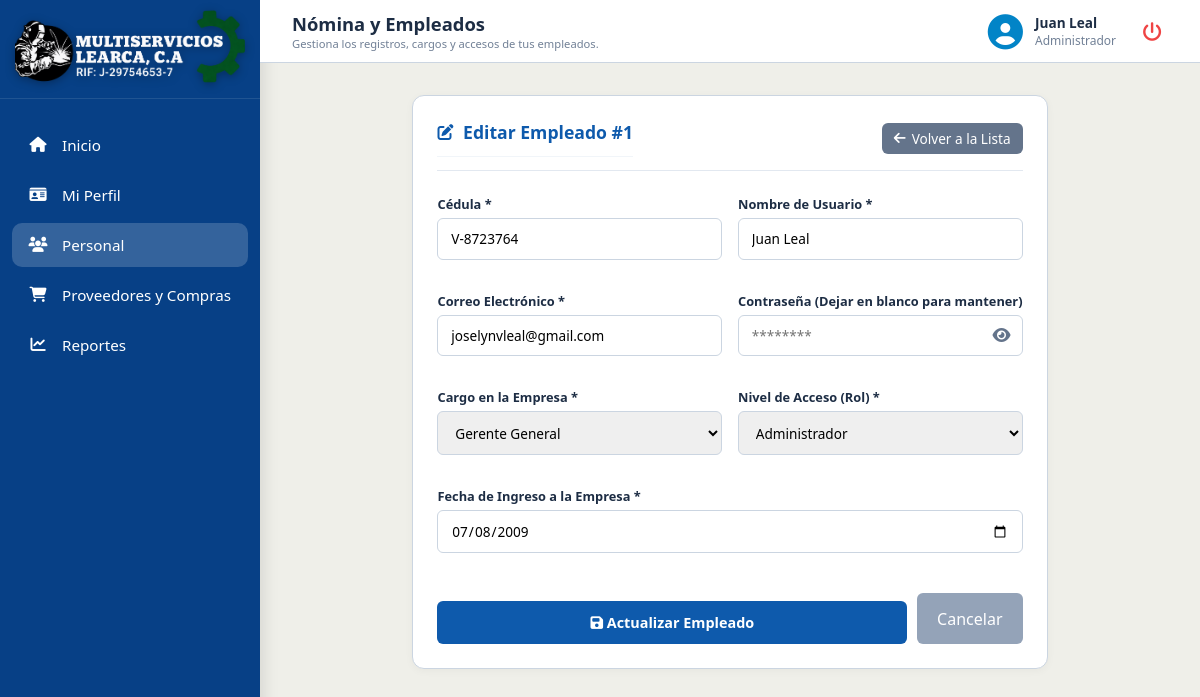
The app's page /dashboard.php?seccion=empleados&editar=1 (signed in) with its own data.
### tables this page shows
CREATE TABLE `usuarios` (
  `id_usuario` int(11) NOT NULL,
  `cedula` varchar(20) NOT NULL,
  `id_rol` int(11) DEFAULT NULL,
  `username` varchar(50) NOT NULL,
  `email` varchar(100) DEFAULT NULL,
  `password` varchar(500) NOT NULL,
  `cargo` varchar(100) DEFAULT NULL,
  `fecha_ingreso` timestamp NOT NULL DEFAULT current_timestamp(),
  `estado` tinyint(4) DEFAULT 1,
  `codigo_recuperacion` varchar(6) DEFAULT NULL,
  `token_expiracion` datetime DEFAULT NULL,
  `avatar` varchar(255) DEFAULT NULL
);

### dashboard.php (the view, shortened to what this page needs)
<?php
require_once 'conexion.php';
$modo_edicion = false;
$registro_actual = [
    'id_usuario' => '',
    'cedula' => '',
    'username' => '',
    'email' => '',
    'cargo' => '',
    'id_rol' => '',
    'fecha_ingreso' => date('Y-m-d')
];
$cargos_empresa = [
    'Gerente General',
    'Gerente Operaciones',
    'Gerente Administrativo',
    'Asistente Administrativo',
    'Supervisor',
    'Mecánico',
    'Ayudante Mecánico',
    'Electricista',
    'Ayudante Electricista',
    'Obrero'
];
if (isset($_GET['editar'])) {
    if (isset($_SESSION['nombre_rol']) && $_SESSION['nombre_rol'] === 'Administrador') {
        $id_editar = $_GET['editar'];
        $stmt_edit = $pdo->prepare("SELECT * FROM usuarios WHERE id_usuario = ?");
        $stmt_edit->execute([$id_editar]);
        $resultado_edit = $stmt_edit->fetch();
        if ($resultado_edit) {
            $modo_edicion = true;
            $registro_actual = $resultado_edit;
        }
    }
}
?>
<!DOCTYPE html>
<html lang="es">
<head>
    <link rel="stylesheet" href="assets/css/estilos.css">
    <link rel="stylesheet" href="https://cdnjs.cloudflare.com/ajax/libs/font-awesome/6.4.0/css/all.min.css">
</head>
<body class="dashboard-body">
    <div class="app-layout">
        <aside class="sidebar">
            <div>
                <div class="sidebar-header" style="text-align: center; padding: 0.5rem 0.5rem 0.8rem 0.5rem;">
                    <img src="assets/img/logo_learca.png" alt="Logo Learca" style="width: 230px; height: 80px; object-fit: contain; margin-bottom: -0.5rem; filter: drop-shadow(0 2px 5px rgba(0,0,0,0.3));">
                </div>
                <nav class="sidebar-menu">
                    <a href="dashboard.php?seccion=inicio" class="menu-link-custom <?php echo (!isset($_GET['seccion']) || $_GET['seccion'] === 'inicio') ? 'active' : ''; ?>">
                        <i class="fa-solid fa-house" style="width: 20px; text-align: center;"></i>
                        <span>Inicio</span>
                    </a>
                    <a href="dashboard.php?seccion=perfil" class="menu-link-custom <?php echo (isset($_GET['seccion']) && $_GET['seccion'] === 'perfil') ? 'active' : ''; ?>">
                        <i class="fa-solid fa-id-card" style="width: 20px; text-align: center;"></i>
                        <span>Mi Perfil</span>
                    </a>
                    <a href="dashboard.php?seccion=empleados" class="menu-link-custom <?php echo (isset($_GET['seccion']) && $_GET['seccion'] === 'empleados') ? 'active' : ''; ?>">
                        <i class="fa-solid fa-users" style="width: 20px; text-align: center;"></i>
                        <span>Personal</span>
                    </a>
                    <a href="dashboard.php?seccion=proveedores" class="menu-link-custom <?php echo (isset($_GET['seccion']) && $_GET['seccion'] === 'proveedores') ? 'active' : ''; ?>">
                        <i class="fa-solid fa-cart-shopping" style="width: 20px; text-align: center;"></i>
                        <span>Proveedores y Compras</span>
                    </a>
                    <a href="dashboard.php?seccion=reportes" class="menu-link-custom <?php echo (isset($_GET['seccion']) && $_GET['seccion'] === 'reportes') ? 'active' : ''; ?>">
                        <i class="fa-solid fa-chart-line" style="width: 20px; text-align: center;"></i>
                        <span>Reportes</span>
                    </a>
                </nav>
            </div>
        </aside>
        <main class="main-wrapper">
            <header class="top-navbar">
                <div class="nav-title">
                    <h2><?php
                        if (isset($_GET['seccion']) && $_GET['seccion'] === 'empleados') {
                            echo 'Nómina y Empleados';
                        } elseif (isset($_GET['seccion']) && $_GET['seccion'] === 'proveedores') {
                            echo 'Directorio de Proveedores';
                        } elseif (isset($_GET['seccion']) && $_GET['seccion'] === 'reportes') {
                            echo 'Panel de Estadísticas y Reportes';
                        } elseif (isset($_GET['seccion']) && $_GET['seccion'] === 'gestion') {
                            echo 'Entidad de Gestión y Control';
                        } elseif (isset($_GET['seccion']) && $_GET['seccion'] === 'perfil') {
                            echo 'Mi Perfil Corporativo';
                        } else {
                            echo 'Portal Institucional';
                        }
                    ?></h2>
                    <p><?php
                        if (isset($_GET['seccion']) && $_GET['seccion'] === 'empleados') {
                            echo 'Gestiona los registros, cargos y accesos de tus empleados.';
                        } elseif (isset($_GET['seccion']) && $_GET['seccion'] === 'proveedores') {
                            echo 'Controla y hazle seguimiento a tus proveedores activos para la contratación y servicios.';
                        } elseif (isset($_GET['seccion']) && $_GET['seccion'] === 'reportes') {
                            echo 'Visualiza los indicadores generales y descarga los reportes oficiales en PDF.';
                        } elseif (isset($_GET['seccion']) && $_GET['seccion'] === 'gestion') {
                            echo 'Registro de bitácora y trazabilidad de operaciones del sistema.';
                        } elseif (isset($_GET['seccion']) && $_GET['seccion'] === 'perfil') {
                            echo 'Consulta los datos de tu cuenta, cargo asignado y tiempo en la empresa.';
                        } else {
                            echo 'Información general e identidad corporativa.';
                        }
                    ?></p>
                </div>
                <div class="user-profile">
                    <?php if (!empty($_SESSION['avatar']) && file_exists($_SESSION['avatar'])): ?>
                        <img src="<?php echo htmlspecialchars($_SESSION['avatar']); ?>" alt="Avatar" style="width: 38px; height: 38px; border-radius: 50%; object-fit: cover; border: 1.5px solid #0284C7;">
                    <?php else: ?>
                        <i class="fa-solid fa-circle-user avatar-icon" style="font-size: 2.2rem; color: #0284C7;"></i>
                    <?php endif; ?>
                    <div class="user-info">
                        <strong><?php echo htmlspecialchars($_SESSION['username'] ?? 'Usuario'); ?></strong>
                        <span><?php echo htmlspecialchars($_SESSION['nombre_rol'] ?? 'Operativo'); ?></span>
                    </div>
                    <a href="logout.php" class="btn-logout" title="Cerrar Sesión">
                        <i class="fa-solid fa-power-off"></i>
                    </a>
                </div>
            </header>
            <div class="content-body" style="display: flex; flex-direction: column;">
                <?php
                $seccion = $_GET['seccion'] ?? 'inicio';
                if ($seccion === 'inicio') {
                    if (file_exists('inicio.php')) {
                        include 'inicio.php';
                    } else {
                        echo '<div class="alert-success-custom">Error: No se encontró el archivo inicio.php</div>';
                    }
                } elseif ($seccion === 'perfil') {
                    if (file_exists('perfil.php')) {
                        include 'perfil.php';
                    } else {
                        echo '<div class="alert-success-custom">Error: No se encontró el archivo perfil.php</div>';
                    }
                } elseif ($seccion === 'empleados') {
                    $vista_registro = (isset($_GET['accion']) && $_GET['accion'] === 'nuevo') || isset($_GET['editar']);
                ?>
                    <?php if ($vista_registro && isset($_SESSION['nombre_rol']) && $_SESSION['nombre_rol'] === 'Administrador'): ?>
                        <section class="panel-card" style="max-width: 800px; margin: 0 auto;">
                            <div style="display: flex; justify-content: space-between; align-items: center; margin-bottom: 1.5rem; border-bottom: 1px solid #E2E8F0; padding-bottom: 0.8rem;">
                                <div class="card-header-title" style="margin-bottom: 0;">
                                    <i class="fa-solid <?php echo $modo_edicion ? 'fa-pen-to-square' : 'fa-user-plus'; ?>"></i>
                                    <h3><?php echo $modo_edicion ? 'Editar Empleado #' . $registro_actual['id_usuario'] : 'Registrar Nuevo Empleado'; ?></h3>
                                </div>
                                <a href="dashboard.php?seccion=empleados" style="padding: 6px 12px; background: #64748B; color: white; border-radius: 6px; text-decoration: none; font-size: 0.85rem; display: flex; align-items: center; gap: 6px;">
                                    <i class="fa-solid fa-arrow-left"></i> Volver a la Lista
                                </a>
                            </div>
                            <form action="dashboard.php?seccion=empleados" method="POST" class="form-styled">
                                <div style="display: grid; grid-template-columns: repeat(2, 1fr); gap: 1rem;">
                                    <div class="form-group-custom">
                                        <label for="cedula">Cédula *</label>
                                        <input type="text" id="cedula" name="cedula" value="<?php echo htmlspecialchars($registro_actual['cedula'] ?? ''); ?>" placeholder="Ej. V-12345678" required>
                                    </div>
                                    <div class="form-group-custom">
                                        <label for="username">Nombre de Usuario *</label>
                                        <input type="text" id="username" name="username" value="<?php echo htmlspecialchars($registro_actual['username']); ?>" placeholder="Ej. jleal" required>
                                    </div>
                                    <div class="form-group-custom">
                                        <label for="email">Correo Electrónico *</label>
                                        <input type="email" id="email" name="email" value="<?php echo htmlspecialchars($registro_actual['email']); ?>" placeholder="empleado@learca.com" required>
                                    </div>
                                    <div class="form-group-custom">
                                        <label for="password">Contraseña <?php echo $modo_edicion ? '(Dejar en blanco para mantener)' : '*'; ?></label>
                                        <div class="password-container">
                                            <input type="password" id="password" name="password" placeholder="********" <?php echo $modo_edicion ? '' : 'required'; ?>>
                                            <button type="button" class="toggle-password" onclick="togglePasswordVisibility()">
                                                <i class="fa-solid fa-eye" id="eye-icon"></i>
                                            </button>
                                        </div>
                                    </div>
                                    <div class="form-group-custom">
                                        <label for="cargo">Cargo en la Empresa *</label>
                                        <select id="cargo" name="cargo" class="form-control" required style="width: 100%; padding: 0.65rem 0.8rem; border: 1px solid var(--border-color); border-radius: 6px; font-size: 0.85rem;">
                                            <?php foreach ($cargos_empresa as $c): ?>
                                                <option value="<?php echo $c; ?>" <?php echo ($registro_actual['cargo'] === $c) ? 'selected' : ''; ?>>
                                                    <?php echo $c; ?>
                                                </option>
                                            <?php endforeach; ?>
                                        </select>
                                    </div>
                                    <div class="form-group-custom">
                                        <label for="id_rol">Nivel de Acceso (Rol) *</label>
                                        <select id="id_rol" name="id_rol" class="form-control" required style="width: 100%; padding: 0.65rem 0.8rem; border: 1px solid var(--border-color); border-radius: 6px; font-size: 0.85rem;">
                                            <option value="1" <?php echo ($registro_actual['id_rol'] == 1) ? 'selected' : ''; ?>>Administrador</option>
                                        </select>
                                    </div>
                                    <div class="form-group-custom" style="grid-column: span 2;">
                                        <label for="fecha_ingreso">Fecha de Ingreso a la Empresa *</label>
                                        <input type="date" id="fecha_ingreso" name="fecha_ingreso" value="<?php echo htmlspecialchars(!empty($registro_actual['fecha_ingreso']) ? date('Y-m-d', strtotime($registro_actual['fecha_ingreso'])) : date('Y-m-d')); ?>" class="form-control" required style="width: 100%; padding: 0.65rem 0.8rem; border: 1px solid var(--border-color); border-radius: 6px; font-size: 0.85rem;">
                                    </div>
                                </div>
                                <div class="form-actions-flex" style="display: flex; gap: 10px; margin-top: 1.5rem;">
                                    <button type="submit" class="btn-submit-action" style="flex: 1;">
                                        <i class="fa-solid <?php echo $modo_edicion ? 'fa-floppy-disk' : 'fa-user-plus'; ?>"></i>
                                        <?php echo $modo_edicion ? 'Actualizar Empleado' : 'Guardar Empleado'; ?>
                                    </button>
                                    <a href="dashboard.php?seccion=empleados" style="padding: 10px 20px; background: #94A3B8; color: white; border-radius: 6px; text-decoration: none; display: flex; align-items: center; justify-content: center;">
                                        Cancelar
                                    </a>
                                </div>
                            </form>
                        </section>
                    <?php endif; ?>
                <?php } elseif ($seccion === 'proveedores') {
                    if (file_exists('proveedores.php')) {
                        include 'proveedores.php';
                    } else {
                        echo '<div class="alert-success-custom">Error: No se encontró el archivo proveedores.php</div>';
                    }
                } elseif ($seccion === 'reportes') {
                    if (file_exists('reportes.php')) {
                        include 'reportes.php';
                    } else {
                        echo '<div class="alert-success-custom">Error: No se encontró el archivo reportes.php</div>';
                    }
                } elseif ($seccion === 'gestion') {
                    if (file_exists('gestion.php')) {
                        include 'gestion.php';
                    } else {
                        echo '<div class="alert-success-custom">Error: No se encontró el archivo gestion.php</div>';
                    }
                } ?>
            </div>
        </main>
    </div>
</body>
</html>

### records on screen
usuarios: id_usuario "1", cedula "V-8723764", username "Juan Leal", email "joselynvleal@gmail.com", cargo "Gerente General", id_rol "Administrador", fecha_ingreso "07/08/2009"

### other values on screen
$_SESSION['username'] "Juan Leal"
$_SESSION['nombre_rol'] "Administrador"
